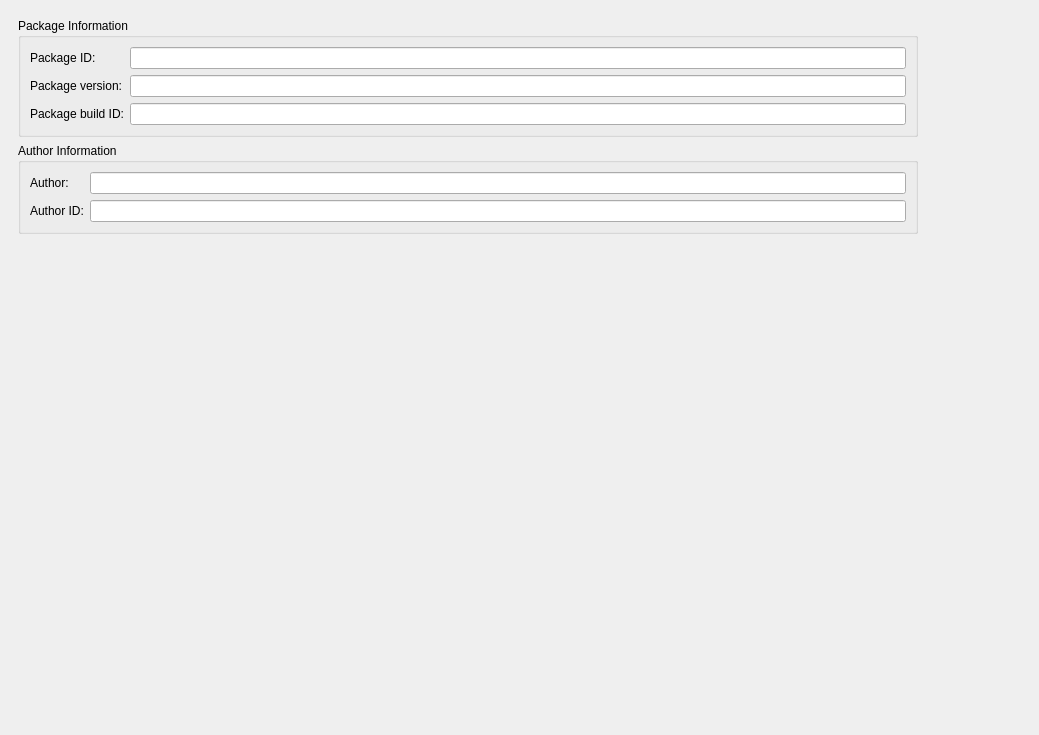
<?xml version="1.0" encoding="UTF-8"?>
<ui version="4.0">
 <class>Qnx::Internal::BarDescriptorEditorWidget</class>
 <widget class="QStackedWidget" name="Qnx::Internal::BarDescriptorEditorWidget">
  <property name="geometry">
   <rect>
    <x>0</x>
    <y>0</y>
    <width>1039</width>
    <height>735</height>
   </rect>
  </property>
  <property name="windowTitle">
   <string>StackedWidget</string>
  </property>
  <property name="currentIndex">
   <number>0</number>
  </property>
  <widget class="QWidget" name="generalPage">
   <layout class="QVBoxLayout" name="verticalLayout_6">
    <item>
     <widget class="QScrollArea" name="scrollArea">
      <property name="frameShape">
       <enum>QFrame::NoFrame</enum>
      </property>
      <property name="widgetResizable">
       <bool>true</bool>
      </property>
      <widget class="QWidget" name="scrollAreaWidgetContents">
       <property name="geometry">
        <rect>
         <x>0</x>
         <y>0</y>
         <width>1031</width>
         <height>727</height>
        </rect>
       </property>
       <layout class="QVBoxLayout" name="verticalLayout">
        <item>
         <widget class="QGroupBox" name="groupBox_2">
          <property name="maximumSize">
           <size>
            <width>900</width>
            <height>16777215</height>
           </size>
          </property>
          <property name="title">
           <string>Package Information</string>
          </property>
          <layout class="QFormLayout" name="formLayout">
           <item row="0" column="0">
            <widget class="QLabel" name="label">
             <property name="text">
              <string>Package ID:</string>
             </property>
            </widget>
           </item>
           <item row="0" column="1">
            <widget class="QLineEdit" name="packageId">
             <property name="maxLength">
              <number>50</number>
             </property>
            </widget>
           </item>
           <item row="1" column="0">
            <widget class="QLabel" name="label_2">
             <property name="text">
              <string>Package version:</string>
             </property>
            </widget>
           </item>
           <item row="1" column="1">
            <widget class="QLineEdit" name="packageVersion"/>
           </item>
           <item row="2" column="0">
            <widget class="QLabel" name="label_3">
             <property name="text">
              <string>Package build ID:</string>
             </property>
            </widget>
           </item>
           <item row="2" column="1">
            <widget class="QLineEdit" name="packageBuildId"/>
           </item>
          </layout>
         </widget>
        </item>
        <item>
         <widget class="QGroupBox" name="groupBox_6">
          <property name="maximumSize">
           <size>
            <width>900</width>
            <height>16777215</height>
           </size>
          </property>
          <property name="title">
           <string>Author Information</string>
          </property>
          <layout class="QFormLayout" name="formLayout_3">
           <item row="0" column="0">
            <widget class="QLabel" name="label_4">
             <property name="text">
              <string>Author:</string>
             </property>
            </widget>
           </item>
           <item row="0" column="1">
            <widget class="QLineEdit" name="author"/>
           </item>
           <item row="1" column="0">
            <widget class="QLabel" name="label_15">
             <property name="text">
              <string>Author ID:</string>
             </property>
            </widget>
           </item>
           <item row="1" column="1">
            <widget class="QLineEdit" name="authorId"/>
           </item>
          </layout>
         </widget>
        </item>
        <item>
         <spacer name="verticalSpacer_2">
          <property name="orientation">
           <enum>Qt::Vertical</enum>
          </property>
          <property name="sizeHint" stdset="0">
           <size>
            <width>20</width>
            <height>40</height>
           </size>
          </property>
         </spacer>
        </item>
       </layout>
      </widget>
     </widget>
    </item>
   </layout>
  </widget>
  <widget class="QWidget" name="applicationPage">
   <layout class="QVBoxLayout" name="verticalLayout_10">
    <item>
     <widget class="QScrollArea" name="scrollArea_2">
      <property name="frameShape">
       <enum>QFrame::NoFrame</enum>
      </property>
      <property name="widgetResizable">
       <bool>true</bool>
      </property>
      <widget class="QWidget" name="scrollAreaWidgetContents_2">
       <property name="geometry">
        <rect>
         <x>0</x>
         <y>0</y>
         <width>1014</width>
         <height>810</height>
        </rect>
       </property>
       <layout class="QVBoxLayout" name="verticalLayout_7">
        <item>
         <widget class="QGroupBox" name="groupBox">
          <property name="maximumSize">
           <size>
            <width>900</width>
            <height>16777215</height>
           </size>
          </property>
          <property name="title">
           <string>Entry-Point Text and Images</string>
          </property>
          <layout class="QFormLayout" name="formLayout_2">
           <item row="1" column="1">
            <widget class="QLineEdit" name="applicationName"/>
           </item>
           <item row="3" column="1">
            <widget class="QTextEdit" name="applicationDescription">
             <property name="sizePolicy">
              <sizepolicy hsizetype="Expanding" vsizetype="Preferred">
               <horstretch>0</horstretch>
               <verstretch>0</verstretch>
              </sizepolicy>
             </property>
            </widget>
           </item>
           <item row="5" column="1">
            <layout class="QVBoxLayout" name="verticalLayout_8">
             <item>
              <widget class="QLabel" name="iconPreviewLabel">
               <property name="sizePolicy">
                <sizepolicy hsizetype="Fixed" vsizetype="Fixed">
                 <horstretch>0</horstretch>
                 <verstretch>0</verstretch>
                </sizepolicy>
               </property>
               <property name="minimumSize">
                <size>
                 <width>90</width>
                 <height>90</height>
                </size>
               </property>
               <property name="frameShape">
                <enum>QFrame::Panel</enum>
               </property>
               <property name="frameShadow">
                <enum>QFrame::Sunken</enum>
               </property>
              </widget>
             </item>
             <item>
              <layout class="QHBoxLayout" name="horizontalLayout_3">
               <item>
                <widget class="Utils::PathChooser" name="iconFilePath" native="true"/>
               </item>
               <item>
                <widget class="QPushButton" name="iconClearButton">
                 <property name="text">
                  <string>Clear</string>
                 </property>
                </widget>
               </item>
              </layout>
             </item>
            </layout>
           </item>
           <item row="6" column="0">
            <widget class="QLabel" name="label_8">
             <property name="text">
              <string>Splash screens:</string>
             </property>
            </widget>
           </item>
           <item row="7" column="0" colspan="2">
            <layout class="QHBoxLayout" name="horizontalLayout_4">
             <item>
              <widget class="QListView" name="splashScreensView"/>
             </item>
             <item>
              <layout class="QVBoxLayout" name="verticalLayout_9">
               <item>
                <widget class="QPushButton" name="addSplashScreen">
                 <property name="text">
                  <string>Add...</string>
                 </property>
                </widget>
               </item>
               <item>
                <widget class="QPushButton" name="removeSplashScreen">
                 <property name="enabled">
                  <bool>false</bool>
                 </property>
                 <property name="text">
                  <string>Remove</string>
                 </property>
                </widget>
               </item>
               <item>
                <widget class="QLabel" name="splashScreenPreviewLabel">
                 <property name="sizePolicy">
                  <sizepolicy hsizetype="Fixed" vsizetype="Fixed">
                   <horstretch>0</horstretch>
                   <verstretch>0</verstretch>
                  </sizepolicy>
                 </property>
                 <property name="minimumSize">
                  <size>
                   <width>90</width>
                   <height>90</height>
                  </size>
                 </property>
                 <property name="frameShape">
                  <enum>QFrame::Panel</enum>
                 </property>
                 <property name="frameShadow">
                  <enum>QFrame::Sunken</enum>
                 </property>
                 <property name="text">
                  <string/>
                 </property>
                </widget>
               </item>
               <item>
                <spacer name="verticalSpacer_3">
                 <property name="orientation">
                  <enum>Qt::Vertical</enum>
                 </property>
                 <property name="sizeHint" stdset="0">
                  <size>
                   <width>20</width>
                   <height>40</height>
                  </size>
                 </property>
                </spacer>
               </item>
              </layout>
             </item>
            </layout>
           </item>
           <item row="5" column="0">
            <widget class="QLabel" name="label_7">
             <property name="text">
              <string>Icon:</string>
             </property>
            </widget>
           </item>
           <item row="3" column="0">
            <widget class="QLabel" name="label_5">
             <property name="text">
              <string>Description:</string>
             </property>
            </widget>
           </item>
           <item row="1" column="0">
            <widget class="QLabel" name="label_6">
             <property name="text">
              <string>Name:</string>
             </property>
            </widget>
           </item>
          </layout>
         </widget>
        </item>
        <item>
         <widget class="QGroupBox" name="groupBox_3">
          <property name="maximumSize">
           <size>
            <width>900</width>
            <height>16777215</height>
           </size>
          </property>
          <property name="title">
           <string>General</string>
          </property>
          <layout class="QFormLayout" name="formLayout_4">
           <property name="fieldGrowthPolicy">
            <enum>QFormLayout::ExpandingFieldsGrow</enum>
           </property>
           <item row="0" column="0">
            <widget class="QLabel" name="label_12">
             <property name="text">
              <string>Orientation:</string>
             </property>
            </widget>
           </item>
           <item row="0" column="1">
            <widget class="QComboBox" name="orientation"/>
           </item>
           <item row="1" column="0">
            <widget class="QLabel" name="label_13">
             <property name="text">
              <string>Chrome:</string>
             </property>
            </widget>
           </item>
           <item row="1" column="1">
            <widget class="QComboBox" name="chrome"/>
           </item>
           <item row="2" column="0" colspan="2">
            <widget class="QCheckBox" name="transparentMainWindow">
             <property name="text">
              <string>Transparent main window</string>
             </property>
            </widget>
           </item>
           <item row="4" column="0">
            <widget class="QLabel" name="label_14">
             <property name="text">
              <string>Application Arguments:</string>
             </property>
            </widget>
           </item>
           <item row="4" column="1">
            <widget class="QLineEdit" name="applicationArguments"/>
           </item>
          </layout>
         </widget>
        </item>
        <item>
         <widget class="QGroupBox" name="groupBox_4">
          <property name="maximumSize">
           <size>
            <width>900</width>
            <height>16777215</height>
           </size>
          </property>
          <property name="title">
           <string>Permissions</string>
          </property>
          <layout class="QVBoxLayout" name="verticalLayout_3">
           <item>
            <widget class="QTreeView" name="permissionsView">
             <property name="rootIsDecorated">
              <bool>false</bool>
             </property>
             <property name="itemsExpandable">
              <bool>false</bool>
             </property>
            </widget>
           </item>
           <item>
            <layout class="QHBoxLayout" name="horizontalLayout_2">
             <item>
              <spacer name="horizontalSpacer">
               <property name="orientation">
                <enum>Qt::Horizontal</enum>
               </property>
               <property name="sizeHint" stdset="0">
                <size>
                 <width>40</width>
                 <height>20</height>
                </size>
               </property>
              </spacer>
             </item>
             <item>
              <widget class="QPushButton" name="selectAllPermissions">
               <property name="text">
                <string>Select All</string>
               </property>
              </widget>
             </item>
             <item>
              <widget class="QPushButton" name="deselectAllPermissions">
               <property name="text">
                <string>Deselect All</string>
               </property>
              </widget>
             </item>
            </layout>
           </item>
          </layout>
         </widget>
        </item>
        <item>
         <widget class="QGroupBox" name="groupBox_5">
          <property name="maximumSize">
           <size>
            <width>900</width>
            <height>16777215</height>
           </size>
          </property>
          <property name="title">
           <string>Environment</string>
          </property>
          <layout class="QVBoxLayout" name="verticalLayout_11">
           <item>
            <widget class="ProjectExplorer::EnvironmentWidget" name="environmentWidget" native="true"/>
           </item>
          </layout>
         </widget>
        </item>
       </layout>
      </widget>
     </widget>
    </item>
   </layout>
  </widget>
  <widget class="QWidget" name="assetsPage">
   <property name="maximumSize">
    <size>
     <width>900</width>
     <height>16777215</height>
    </size>
   </property>
   <layout class="QVBoxLayout" name="verticalLayout_5">
    <item>
     <layout class="QHBoxLayout" name="horizontalLayout">
      <item>
       <widget class="QTreeView" name="assets">
        <property name="rootIsDecorated">
         <bool>false</bool>
        </property>
       </widget>
      </item>
      <item>
       <layout class="QVBoxLayout" name="verticalLayout_4">
        <item>
         <widget class="QPushButton" name="addAsset">
          <property name="text">
           <string>Add...</string>
          </property>
         </widget>
        </item>
        <item>
         <widget class="QPushButton" name="removeAsset">
          <property name="text">
           <string>Remove</string>
          </property>
         </widget>
        </item>
        <item>
         <spacer name="verticalSpacer">
          <property name="orientation">
           <enum>Qt::Vertical</enum>
          </property>
          <property name="sizeHint" stdset="0">
           <size>
            <width>20</width>
            <height>40</height>
           </size>
          </property>
         </spacer>
        </item>
       </layout>
      </item>
     </layout>
    </item>
   </layout>
  </widget>
  <widget class="QWidget" name="sourcePage">
   <layout class="QVBoxLayout" name="verticalLayout_2">
    <item>
     <widget class="TextEditor::PlainTextEditorWidget" name="xmlSourceView"/>
    </item>
   </layout>
  </widget>
 </widget>
 <customwidgets>
  <customwidget>
   <class>TextEditor::PlainTextEditorWidget</class>
   <extends>QPlainTextEdit</extends>
   <header location="global">texteditor/plaintexteditor.h</header>
  </customwidget>
  <customwidget>
   <class>Utils::PathChooser</class>
   <extends>QWidget</extends>
   <header location="global">utils/pathchooser.h</header>
   <container>1</container>
  </customwidget>
  <customwidget>
   <class>ProjectExplorer::EnvironmentWidget</class>
   <extends>QWidget</extends>
   <header location="global">projectexplorer/environmentwidget.h</header>
   <container>1</container>
  </customwidget>
 </customwidgets>
 <resources/>
 <connections/>
</ui>
